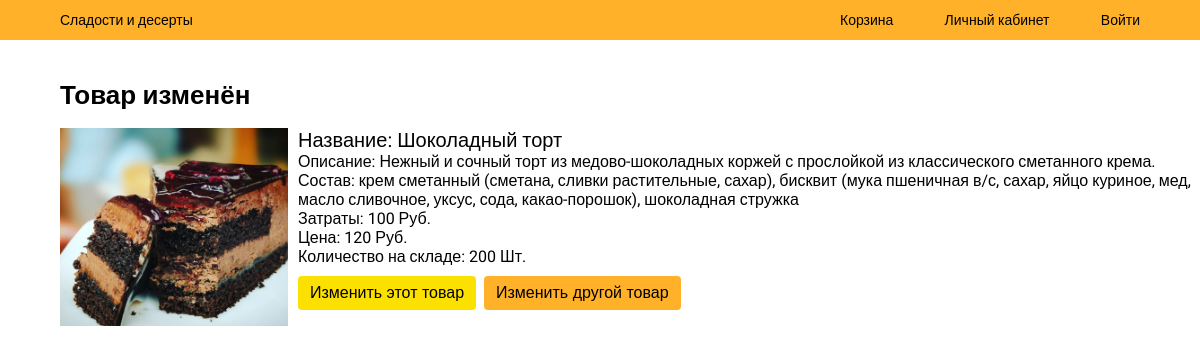
/profile/product_modified/1, run on the app's committed database.
### catalogue/models.py (models this page shows, shortened)
class Product(models.Model):
    pr_name = models.CharField(max_length=50)
    desc = models.TextField(blank=True, null=True)
    ingreds = models.TextField()
    img = models.ImageField(upload_to='products', default="", blank=True, null=True)
    pr_cost = models.PositiveSmallIntegerField()
    pr_price = models.PositiveSmallIntegerField()
    pr_left = models.PositiveSmallIntegerField()

### userProfile/views.py (the view)
# urls.py: path('product_modified/<int:product_id>', views.product_modified, name='product_modified'),
def product_modified(request, product_id):
    modified_product = Product.objects.get(pk=product_id)
    context = {
        'product': modified_product,
    }
    return render(request, 'userProfile/product_modified.html', context)

### userProfile/templates/userProfile/product_modified.html (shortened to what this page needs)
{% load static %}
<!DOCTYPE html>
<html>
<head>
    <link rel="stylesheet" href="{% static 'catalogue/style.css' %}">
</head>
<body>
    <header class="flex space-between caption align-items-center" id="hdr">
		<a href="{% url 'catalogue:index' %}" id="logo" >Сладости и десерты</a>
		<nav class="flex space-between" style="margin-right: 60px;">
			<a href="{% url 'basket:basket' %}" class="navLink">Корзина</a>
			<a href="{% url 'userProfile:userProfile' %}" class="navLink">Личный кабинет</a>
			{% if user.is_authenticated %} <p> {{ user.first_name }} {{ user.last_name }} </p>
            {% else %} <a href="{% url 'login' %}" class="navLink">Войти</a>
            {% endif %}
		</nav>
	</header>
    <div style="margin: 40px 0 0 60px">
        <h1 class="title">Товар изменён</h1>
        <div class="flex">
            {% if product.img %}
                <img src="{{ product.img.url }}" alt="" style="width: 20%">
            {% endif %}
            <div style="margin-left: 10px;">
                <p class="subtitle">Название: {{ product.pr_name }}</p>
                <p>Описание: {{ product.desc }}</p>
                <p>Состав: {{ product.ingreds }}</p>
                <p>Затраты: {{ product.pr_cost }} Руб.</p>
                <p>Цена: {{ product.pr_price }} Руб.</p>
                <p>Количество на складе: {{ product.pr_left }} Шт.</p>
                <a href="{% url 'userProfile:modify_product' product.id %}"><button style="margin: 10px 4px 0 0" class="primary_button">Изменить этот товар</button></a>
                <a href="{% url 'userProfile:change_product' %}"><button style="background-color: #ffb229" class="primary_button">Изменить другой товар</button></a>
            </div>
        </div>
    </div>
</body>
</html>

### catalogue/static/catalogue/style.css (style rules this page uses)
body { margin: 0; font-family: 'Roboto', sans-serif; }
header { height: 40px; background-color: #ffb229; }
nav { width: 300px; }
p, hr { margin: 0; }
a { color: black; text-decoration: none; }
button { font-size: 16px; }
.flex { display: flex; }
.space-between { justify-content: space-between; }
.align-items-center { align-items: center; }
.caption { font-size: 14px; line-height: 16px; }
.title { font-weight: 700; font-size: 26px; }
.subtitle { font-size: 20px; font-weight: 400; }
.primary_button { background: #fce000; padding: 8px 12px; width: auto; border: 0; border-radius: 4px; cursor: pointer; }
#logo { margin-left: 60px; }

### data on the page
Product: img (picture), pr_name "Шоколадный торт", desc "Нежный и сочный торт из медово-шоколадных коржей с прослойкой из классического сметанного крема.", ingreds "крем сметанный (сметана, сливки растительные, сахар), бисквит (мука пшеничная в/с, сахар, яйцо куриное, мед, масло сливочное, уксус, сода, какао-порошок), шоколадная стружка", pr_cost "100", pr_price "120", pr_left "200"
